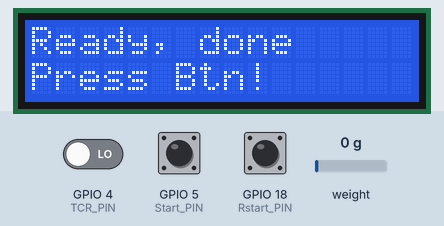
Recording of a sketch running on a simulated ESP32. Parts: 16×2 character LCD. Inputs (shaded band) come from the test bench; at power-on: GPIO 5 (Start_PIN) HIGH, GPIO 4 (TCR_PIN) LOW, GPIO 18 (Rstart_PIN) HIGH, weight on the scale 0 g. WiFi joins after 1.5 s; servers stay silent unless stated; not simulated (calls return 0 or success): secrets.h; what the sketch prints to the serial monitor is not drawn.

Above: at 6.8 s.
6.9 s: GPIO 5 (Start_PIN) pulled LOW for 0.15 s
At 7.3 s:
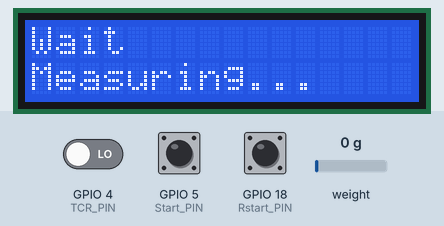
At 27.9 s:
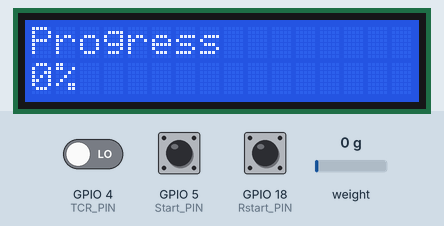
Timing chart, 0 to 28.8 s (numbered marks = the images above; inputs shaded):
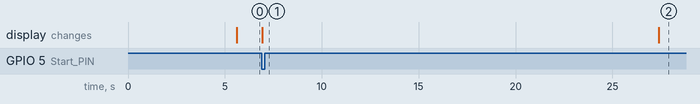

Measured:
- after the input at 6.9 s, the display: changes at once (image 1)

The sketch:

iv_monitor_v1.ino
```cpp
#include "secrets.h"   // Wi-Fi·Firebase 설정 (secrets.example.h 복사)
#include <Arduino.h>        // 아두이노 라이브러리
#include <WiFi.h>           // ESP32 와이파이 라이브러리
#include <FirebaseESP32.h>  // Firebase 연동 라이브러리 (ESP32 용)
#include <addons/TokenHelper.h>
#include <addons/RTDBHelper.h>
#include <HX711.h>          // 로드셀 라이브러리
#include <LiquidCrystal_PCF8574.h>
#include <Wire.h>

LiquidCrystal_PCF8574 lcd(0x27);  // LCD 주소 설정 (주소는 0x27 또는 0x3F일 수 있음)

// 버튼
#define Rstart_PIN 18
#define Start_PIN 5

// 무게 센서 핀 설정
#define DT_PIN 12          // HX711의 DT 핀 (ESP32의 GPIO 12)
#define SCK_PIN 13         // HX711의 SCK 핀 (ESP32의 GPIO 13)
HX711 scale;               // HX711 객체 생성

// 광센서 핀 설정
#define TCR_PIN 4            // ESP32의 GPIO 4로 설정
volatile bool dropletDetected = false; // 물방울 감지 상태를 저장하는 변수
int count = 0;
void IRAM_ATTR handleDroplet() {
  dropletDetected = true; // 인터럽트 발생 시 감지 상태를 true로 설정
}

// WiFi 설정
const char* ssid = WIFI_SSID;           // Wi-Fi 이름
const char* password = WIFI_PASSWORD;  // Wi-Fi 비밀번호

// Firebase 설정
// API_KEY: secrets.h            // Firebase API Key
// DATABASE_URL: secrets.h   // Firebase Database URL
// USER_EMAIL: secrets.h                            // Firebase 사용자 이메일
// USER_PASSWORD: secrets.h                                  // Firebase 사용자 비밀번호

// Firebase 객체 선언
FirebaseConfig firebaseConfig;  // Firebase 설정 정보를 담는 객체
FirebaseAuth firebaseAuth;      // Firebase 인증 정보를 담는 객체
FirebaseData firebaseData;      // Firebase 데이터 전송/수신을 위한 객체

// 변수 처리
bool startpart = true; // 첫 번째 파트
bool firstpart = false; // 첫 번째 파트
bool secondpart = false; // 두 번째 파트
bool thirdpart = false; // 세 번째 파트

float setweight = 100.0; // 수액통, 센서 무게 ㅇㅋ
float pweight = 0; // 10초 전의 무게
float aweigh = 0; //10초 후의 무게
float weight = 0; // 현재 무게
float savespeed = 0;
float startweight = 0;


void setup() {
  // LCD 초기화
  lcd.begin(16, 2);
  lcd.setBacklight(255);   // LCD 백라이트 켜기 (0~255 범위 설정)
  lcd.setCursor(0, 0);
  lcd.print("Initializing...");

  pinMode(Start_PIN, INPUT_PULLUP);  // INPUT_PULLUP 모드로 변경
  pinMode(Rstart_PIN, INPUT_PULLUP);  // INPUT_PULLUP 모드로 변경

  Serial.begin(115200);  // 시리얼 통신 초기화
  delay(3000);
  Serial.println("시작");

  // 로드셀 설정
  scale.begin(DT_PIN, SCK_PIN);  // HX711 초기화
  scale.set_scale(309);          // 보정값 설정
  scale.tare();                  // 현재 무게를 0으로 설정

  // 광센서 핀모드 설정
  pinMode(TCR_PIN, INPUT);         // 광센서 핀을 입력으로 설정

  // WiFi 연결 시도
  Serial.print("와이파이 연결중: ");
  WiFi.begin(ssid, password);
  while (WiFi.status() != WL_CONNECTED) {
    delay(500);
    Serial.print(".");
  }
  Serial.println("\n와이파이 연결 성공!");

  // Firebase 설정 및 인증
  firebaseConfig.api_key = API_KEY;
  firebaseConfig.database_url = DATABASE_URL;
  firebaseAuth.user.email = USER_EMAIL;
  firebaseAuth.user.password = USER_PASSWORD;

  Firebase.begin(&firebaseConfig, &firebaseAuth); // Firebase 시작

  if (!Firebase.ready()) {
    Serial.println("Firebase 초기화 실패!");
  } else {
    Serial.println("Firebase 초기화 성공!");
  }

  // 인터럽트 설정: TCRT5000_PIN 핀에서 FALLING 상태(LOW로 떨어질 때)에서 handleDroplet() 함수를 호출
  attachInterrupt(digitalPinToInterrupt(TCR_PIN), handleDroplet, FALLING);

  // lcd 화면 출력
  lcd.clear();
  lcd.setCursor(0, 0);
  lcd.print("Ready, done");
  lcd.setCursor(0, 1);
  lcd.print("Press Btn!");

  Serial.println("버튼을 눌러주세요");
}

void loop() {
  if (digitalRead(Rstart_PIN) == LOW) {
    Serial.println("버튼이 눌렸습니다. 보드를 재시작합니다...");
    delay(1000);
    ESP.restart();
  }

  if (startpart == true && digitalRead(Start_PIN) == LOW) {

    lcd.clear();
    lcd.setCursor(0, 0);
    lcd.print("Wait");
    lcd.setCursor(0, 1);
    lcd.print("Measuring...");

    weight = scale.get_units(10) - setweight;
    firstpart = true;
    startpart = false;
    startweight = weight;

    if (Firebase.setFloat(firebaseData, "/802/StartWeight", weight)) {
      Serial.println("무게 데이터 전송 성공: " + String(weight) + "g");
    } else {
      Serial.print("무게 데이터 전송 실패: ");
      Serial.println(firebaseData.errorReason());
    }
    delay(2000);
  }

  while (firstpart) {
    if (digitalRead(Rstart_PIN) == LOW) {
        Serial.println("보드를 재시작합니다...");
        delay(1000);
        ESP.restart();
    }

    Serial.println("정상적 첫 파트 변경 완료");

    // 10초 전 무게 측정
    float startWeight = scale.get_units(10) - setweight;
    Serial.println("10초 전 무게: " + String(startWeight));

    int dropCount = 0; // 물방울 횟수를 세는 변수
    bool lastDetection = false; // 이전 물방울 감지 상태 변수

    unsigned long startTime = millis();
    while (millis() - startTime < 10000) {
        bool currentDetection = digitalRead(TCR_PIN) == HIGH;

        if (currentDetection && !lastDetection) { // 새로운 물방울 감지가 발생한 경우
            dropCount++;

            // 물방울이 완전히 떨어질 때까지 대기
            while (digitalRead(TCR_PIN) == HIGH) {
                // 센서가 LOW 상태로 돌아올 때까지 대기
            }
        }

        lastDetection = currentDetection; // 현재 감지 상태를 기록
    }

    // 10초 후 무게 측정
    float endWeight = scale.get_units(10) - setweight;
    Serial.println("10초 후 무게: " + String(endWeight));

    // 물방울 횟수 출력
    Serial.println("10초 동안 떨어진 물방울 수: " + String(dropCount));

    // 무게 변화량 계산
    float weightChange = startWeight - endWeight; // 무게 변화량

    // 평균 물방울당 무게 계산
    float weightPerDrop = (dropCount > 0) ? weightChange / dropCount : 0;
    Serial.println("평균 물방울당 무게: " + String(weightPerDrop) + " g");

    // 속도 계산 (g/s 단위로 계산)
    float speed = weightChange / 10; // 속도 (g/s)
    Serial.println("속도: " + String(speed) + " g/s");

    // 남은 시간 계산 (초 단위)
    float remainingTime = (speed != 0) ? endWeight / speed : -1;
    Serial.println("남은 시간: " + String(remainingTime) + " 초");

    if (Firebase.setFloat(firebaseData, "/802/remainingTime", remainingTime)) {
        Serial.println("남은 시간 데이터 전송 성공: " + String(remainingTime) + " 초");
    } else {
        Serial.print("남은 시간 데이터 전송 실패: ");
        Serial.println(firebaseData.errorReason());
    }
    delay(2000);

    if (Firebase.setFloat(firebaseData, "/802/speed", speed)) {
        Serial.println("속도 데이터 전송 성공: " + String(speed) + " g/s");
    } else {
        Serial.print("속도 데이터 전송 실패: ");
        Serial.println(firebaseData.errorReason());
    }
    delay(2000);

    dropCount = 0;

    firstpart = false;
    secondpart = true;
    savespeed = speed;

    float proWeight = scale.get_units(10) - setweight;
    int progress = 100 - ((proWeight /startweight)*100);

    lcd.clear();
    lcd.setCursor(0, 0);
    lcd.print("Progress");
    lcd.setCursor(0, 1);
    lcd.print(progress);
    lcd.print("%");


  }


  while (secondpart) {
    if (digitalRead(Rstart_PIN) == LOW) {
        Serial.println("보드를 재시작합니다...");
        delay(1000);
        ESP.restart();
    }

    // 10초 전 무게 측정
    float startWeight = scale.get_units(10) - setweight;
    Serial.println("10초 전 무게: " + String(startWeight));

    int dropCount = 0; // 물방울 횟수를 세는 변수
    bool lastDetection = false; // 이전 물방울 감지 상태 변수

    unsigned long startTime = millis();
    while (millis() - startTime < 10000) {
        bool currentDetection = digitalRead(TCR_PIN) == HIGH;

        if (currentDetection && !lastDetection) { // 새로운 물방울 감지가 발생한 경우
            dropCount++;

            // 물방울이 완전히 떨어질 때까지 대기
            while (digitalRead(TCR_PIN) == HIGH) {
                // 센서가 LOW 상태로 돌아올 때까지 대기
            }
        }

        lastDetection = currentDetection; // 현재 감지 상태를 기록
    }

    // 10초 후 무게 측정
    float endWeight = scale.get_units(10) - setweight;
    Serial.println("10초 후 무게: " + String(endWeight));

    // 물방울 횟수 출력
    Serial.println("10초 동안 떨어진 물방울 수: " + String(dropCount));

    // 무게 변화량 계산
    float weightChange = startWeight - endWeight; // 무게 변화량

    // 음수 값 처리
    if (weightChange < 0) {
        Serial.println("이상한 움직임 감지 다시 측정");
        delay(1000); // 잠시 대기 후 다시 측정
        continue; // 루프 시작으로 되돌아감
    }


    // 평균 물방울당 무게 계산
    float weightPerDrop = (dropCount > 0) ? weightChange / dropCount : 0;
    Serial.println("평균 물방울당 무게: " + String(weightPerDrop) + " g");

    // 속도 계산 (g/s 단위로 계산)
    float speed = weightChange / 10; // 속도 (g/s)
    Serial.println("속도: " + String(speed) + " g/s");

    // 남은 시간 계산 (초 단위)
    float remainingTime = (speed != 0) ? endWeight / speed : -1;
    Serial.println("남은 시간: " + String(remainingTime) + " 초");

    float pspeed = savespeed + 0.05;
    float mspeed = savespeed - 0.05;


    if(speed > pspeed || speed < mspeed )
    {
      savespeed = speed;
      if (Firebase.setFloat(firebaseData, "/802/remainingTime", remainingTime)) {
      Serial.println("남은 시간 데이터 전송 성공: " + String(remainingTime) + " 초");
    } else {
      Serial.print("남은 시간 데이터 전송 실패: ");
      Serial.println(firebaseData.errorReason());
    }
    delay(2000);

    if (Firebase.setFloat(firebaseData, "/802/speed", speed)) {
      Serial.println("속도 데이터 전송 성공: " + String(speed) + " g/s");
    } else {
      Serial.print("속도 데이터 전송 실패: ");
      Serial.println(firebaseData.errorReason());
    }
    delay(2000);
    }

    // dropCount 초기화
    dropCount = 0;

    float proWeight = scale.get_units(10) - setweight;
    int progress = 100 - ((proWeight /startweight)*100);

    lcd.clear();
    lcd.setCursor(0, 0);
    lcd.print("Progress");
    lcd.setCursor(0, 1);
    lcd.print(progress);
    lcd.print("%");

    Serial.println("진행도 :"+ (String)progress);
  }
}
```
